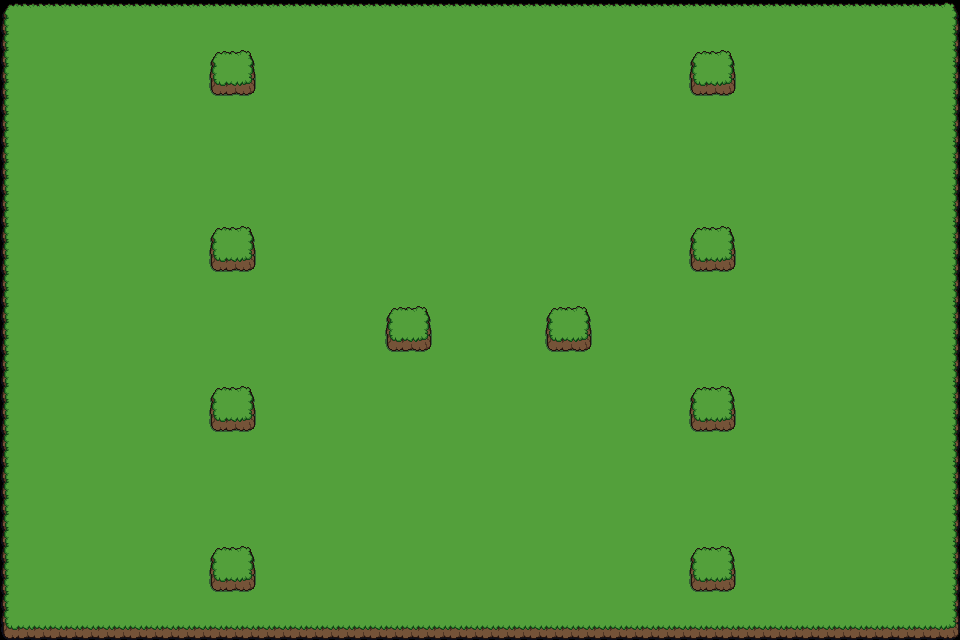

A 2D game scene composited from a Tiled map and its tileset images. What follows is a short description and the map's XML, with each tile layer's data collapsed to a summary:
An orthogonal 60x40 tile map with 16x16 px tiles, 2 tile layers (Camada de Blocos 1, Camada de Blocos 2).

<map version="1.10" tiledversion="1.11.0" orientation="orthogonal" renderorder="right-down" width="60" height="40" tilewidth="16" tileheight="16" infinite="0" nextlayerid="3" nextobjectid="1">
 <tileset firstgid="1" name="plains" tilewidth="16" tileheight="16" tilecount="72" columns="6">
  <image source="../client/assets/maps/plains.png" width="96" height="192" />
 </tileset>
 <layer id="1" name="Camada de Blocos 1" width="60" height="40">
  <data>[2400 cells, 2400 non-empty, 9 distinct tile ids]</data>
 </layer>
 <layer id="2" name="Camada de Blocos 2" width="60" height="40">
  <data>[2400 cells, 90 non-empty, 9 distinct tile ids]</data>
 </layer>
</map>
